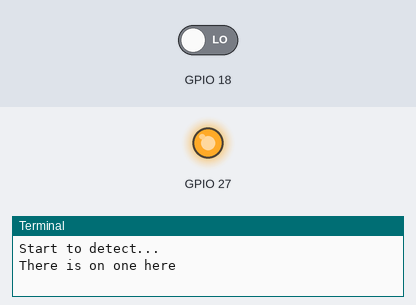
Bench run of a program on a simulated Raspberry Pi (BCM pin numbers). Parts: output pins drawn as LEDs (lit = HIGH), the last lines printed to the terminal. Dashed ring = blinking. The test bench sets the inputs (shaded band); at power-on: GPIO 18 LOW. The clock reads 2024-03-15 10:24:30 at power-on unless the program sets it.

Above: at 1.2 s.
1.3 s: GPIO 18 driven HIGH
At 3.4 s:
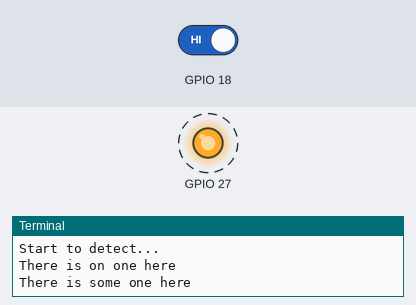
7.3 s: GPIO 18 driven LOW
At 8.4 s:
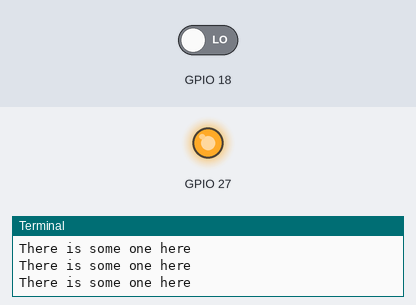
Timing chart, 0 to 10.3 s (numbered marks = the images above; inputs shaded):
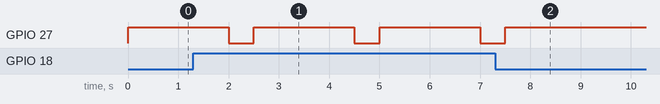

Measured:
- after the input at 1.3 s, GPIO 27: alternates HIGH for 2.0 s and LOW for 0.50 s, starting after 0.70 s
- after the input at 7.3 s, GPIO 27: goes on until 7.5 s, then stays HIGH

The program:

getHClight.py
```python
#!/usr/bin/env python
# -*- coding: utf-8 -*-
import RPi.GPIO as GPIO
import time

flag = 1
NUM = 0

def init():
    GPIO.setwarnings(False)
    GPIO.setmode(GPIO.BCM)
    GPIO.setup(18,GPIO.IN)
    GPIO.setup(27,GPIO.OUT)


def blink():
    while True:
        if GPIO.input(18):
            GPIO.output(27,GPIO.LOW)
            time.sleep(0.5)
            GPIO.output(27,GPIO.HIGH)
            print "There is some one here"
            global NUM
            NUM += 1
        else:
            GPIO.output(27,GPIO.HIGH)
            print "There is on one here"
        time.sleep(2)


try:
    start_time = time.time()
    init()
    print "Start to detect..."
    blink()

except KeyboardInterrupt:
    end_time = time.time()
    print "Totil Time:%.0f, NUM:%d"%((end_time-start_time)/60, NUM)
    print "End"

finally:
    GPIO.cleanup()
```
